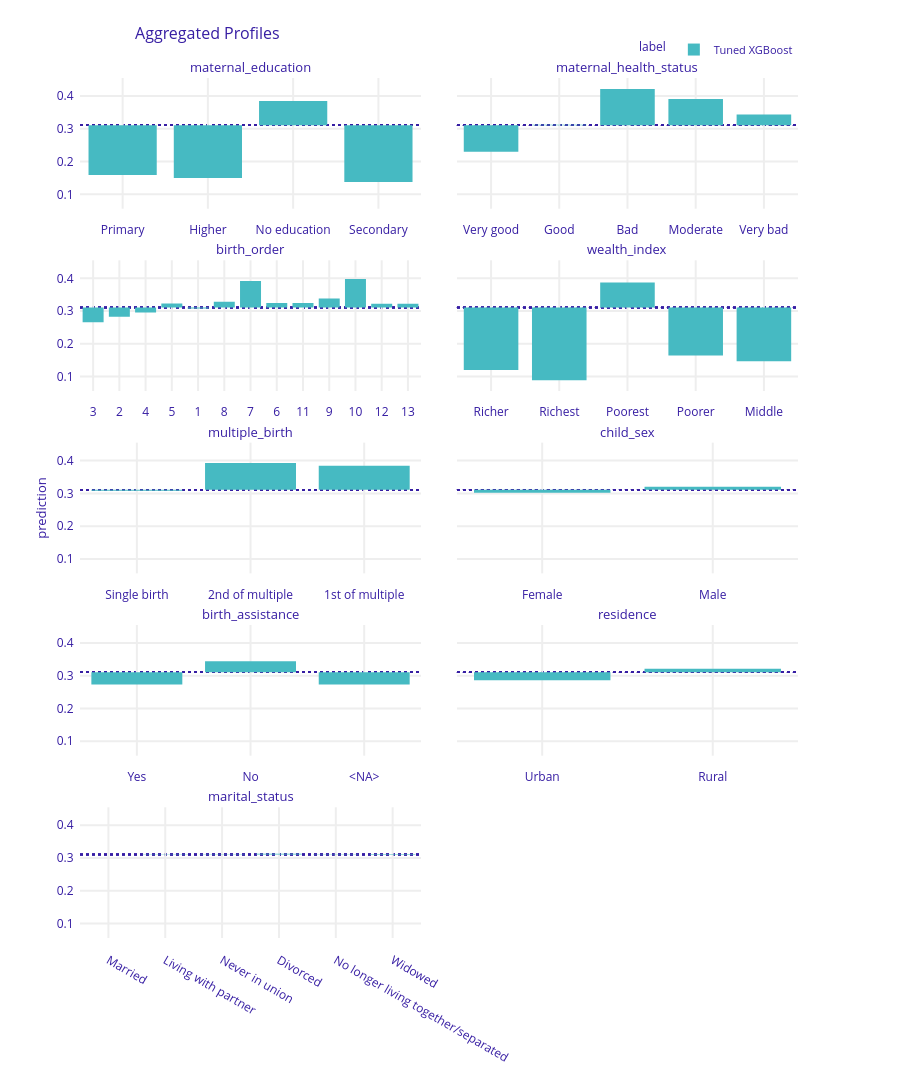

Notebook cell for this chart:
### Markdown cell above
## Partial Dependence Profiles: Categorical Variables

### Code cell
pdp_categorical = explainer.model_profile(
    type="partial",
    variables=categorical_vars,
    variable_type="categorical",
    N=500,
    random_state=RANDOM_STATE,
    verbose=False
)

pdp_categorical.plot()

### Figure 1 — Plotly figure (JSON) as saved in the notebook; plotly's stock layout.template omitted (floating-point values rounded to 4 significant figures)
{"data": [{"alignmentgroup": "True", "base": [0.3107, 0.3107, 0.3107, 0.3107], "customdata": [[0.1591, "Tuned XGBoost", "maternal_education"], [0.1498, "Tuned XGBoost", "maternal_education"], [0.3847, "Tuned XGBoost", "maternal_education"], [0.1376, "Tuned XGBoost", "maternal_education"]], "hovertemplate": "<b>%{hovertext}</b><br><br>mean_prediction=%{base:.3f}<br>prediction=%{customdata[0]:.3f}<extra></extra>", "hovertext": ["Tuned XGBoost", "Tuned XGBoost", "Tuned XGBoost", "Tuned XGBoost"], "legendgroup": "Tuned XGBoost", "marker": {"color": "#46bac2", "pattern": {"shape": ""}}, "name": "Tuned XGBoost", "offsetgroup": "Tuned XGBoost", "orientation": "v", "showlegend": true, "textposition": "auto", "type": "bar", "x": ["Primary", "Higher", "No education", "Secondary"], "xaxis": "x9", "y": [-0.1516, -0.161, 0.07397, -0.1732], "yaxis": "y9"}, {"alignmentgroup": "True", "base": [0.3107, 0.3107, 0.3107, 0.3107, 0.3107], "customdata": [[0.23, "Tuned XGBoost", "maternal_health_status"], [0.3125, "Tuned XGBoost", "maternal_health_status"], [0.4216, "Tuned XGBoost", "maternal_health_status"], [0.3904, "Tuned XGBoost", "maternal_health_status"], [0.3434, "Tuned XGBoost", "maternal_health_status"]], "hovertemplate": "<b>%{hovertext}</b><br><br>mean_prediction=%{base:.3f}<br>prediction=%{customdata[0]:.3f}<extra></extra>", "hovertext": ["Tuned XGBoost", "Tuned XGBoost", "Tuned XGBoost", "Tuned XGBoost", "Tuned XGBoost"], "legendgroup": "Tuned XGBoost", "marker": {"color": "#46bac2", "pattern": {"shape": ""}}, "name": "Tuned XGBoost", "offsetgroup": "Tuned XGBoost", "orientation": "v", "showlegend": false, "textposition": "auto", "type": "bar", "x": ["Very good", "Good", "Bad", "Moderate", "Very bad"], "xaxis": "x10", "y": [-0.08073, 0.001725, 0.1109, 0.07966, 0.03261], "yaxis": "y10"}, {"alignmentgroup": "True", "base": [0.3107, 0.3107, 0.3107, 0.3107, 0.3107, 0.3107, 0.3107, 0.3107, 0.3107, 0.3107, 0.3107, 0.3107, 0.3107], "customdata": [[0.2655, "Tuned XGBoost", "birth_order"], [0.2823, "Tuned XGBoost", "birth_order"], [0.2954, "Tuned XGBoost", "birth_order"], [0.3228, "Tuned XGBoost", "birth_order"], [0.3081, "Tuned XGBoost", "birth_order"], [0.3283, "Tuned XGBoost", "birth_order"], [0.392, "Tuned XGBoost", "birth_order"], [0.3243, "Tuned XGBoost", "birth_order"], [0.3245, "Tuned XGBoost", "birth_order"], [0.3382, "Tuned XGBoost", "birth_order"], [0.3977, "Tuned XGBoost", "birth_order"], [0.3226, "Tuned XGBoost", "birth_order"], [0.3226, "Tuned XGBoost", "birth_order"]], "hovertemplate": "<b>%{hovertext}</b><br><br>mean_prediction=%{base:.3f}<br>prediction=%{customdata[0]:.3f}<extra></extra>", "hovertext": ["Tuned XGBoost", "Tuned XGBoost", "Tuned XGBoost", "Tuned XGBoost", "Tuned XGBoost", "Tuned XGBoost", "Tuned XGBoost", "Tuned XGBoost", "Tuned XGBoost", "Tuned XGBoost", "Tuned XGBoost", "Tuned XGBoost", "Tuned XGBoost"], "legendgroup": "Tuned XGBoost", "marker": {"color": "#46bac2", "pattern": {"shape": ""}}, "name": "Tuned XGBoost", "offsetgroup": "Tuned XGBoost", "orientation": "v", "showlegend": false, "textposition": "auto", "type": "bar", "x": ["3", "2", "4", "5", "1", "8", "7", "6", "11", "9", "10", "12", "13"], "xaxis": "x7", "y": [-0.04523, -0.0284, -0.01535, 0.01206, -0.002646, 0.01755, 0.08128, 0.0136, 0.01373, 0.02744, 0.08691, 0.01185, 0.01185], "yaxis": "y7"}, {"alignmentgroup": "True", "base": [0.3107, 0.3107, 0.3107, 0.3107, 0.3107], "customdata": [[0.1201, "Tuned XGBoost", "wealth_index"], [0.08925, "Tuned XGBoost", "wealth_index"], [0.3875, "Tuned XGBoost", "wealth_index"], [0.1644, "Tuned XGBoost", "wealth_index"], [0.1468, "Tuned XGBoost", "wealth_index"]], "hovertemplate": "<b>%{hovertext}</b><br><br>mean_prediction=%{base:.3f}<br>prediction=%{customdata[0]:.3f}<extra></extra>", "hovertext": ["Tuned XGBoost", "Tuned XGBoost", "Tuned XGBoost", "Tuned XGBoost", "Tuned XGBoost"], "legendgroup": "Tuned XGBoost", "marker": {"color": "#46bac2", "pattern": {"shape": ""}}, "name": "Tuned XGBoost", "offsetgroup": "Tuned XGBoost", "orientation": "v", "showlegend": false, "textposition": "auto", "type": "bar", "x": ["Richer", "Richest", "Poorest", "Poorer", "Middle"], "xaxis": "x8", "y": [-0.1907, -0.2215, 0.07673, -0.1463, -0.164], "yaxis": "y8"}, {"alignmentgroup": "True", "base": [0.3107, 0.3107, 0.3107], "customdata": [[0.3077, "Tuned XGBoost", "multiple_birth"], [0.3924, "Tuned XGBoost", "multiple_birth"], [0.3844, "Tuned XGBoost", "multiple_birth"]], "hovertemplate": "<b>%{hovertext}</b><br><br>mean_prediction=%{base:.3f}<br>prediction=%{customdata[0]:.3f}<extra></extra>", "hovertext": ["Tuned XGBoost", "Tuned XGBoost", "Tuned XGBoost"], "legendgroup": "Tuned XGBoost", "marker": {"color": "#46bac2", "pattern": {"shape": ""}}, "name": "Tuned XGBoost", "offsetgroup": "Tuned XGBoost", "orientation": "v", "showlegend": false, "textposition": "auto", "type": "bar", "x": ["Single birth", "2nd of multiple", "1st of multiple"], "xaxis": "x5", "y": [-0.003006, 0.08168, 0.07367], "yaxis": "y5"}, {"alignmentgroup": "True", "base": [0.3107, 0.3107], "customdata": [[0.3018, "Tuned XGBoost", "child_sex"], [0.3203, "Tuned XGBoost", "child_sex"]], "hovertemplate": "<b>%{hovertext}</b><br><br>mean_prediction=%{base:.3f}<br>prediction=%{customdata[0]:.3f}<extra></extra>", "hovertext": ["Tuned XGBoost", "Tuned XGBoost"], "legendgroup": "Tuned XGBoost", "marker": {"color": "#46bac2", "pattern": {"shape": ""}}, "name": "Tuned XGBoost", "offsetgroup": "Tuned XGBoost", "orientation": "v", "showlegend": false, "textposition": "auto", "type": "bar", "x": ["Female", "Male"], "xaxis": "x6", "y": [-0.008958, 0.009546], "yaxis": "y6"}, {"alignmentgroup": "True", "base": [0.3107, 0.3107, 0.3107], "customdata": [[0.273, "Tuned XGBoost", "birth_assistance"], [0.3439, "Tuned XGBoost", "birth_assistance"], [0.273, "Tuned XGBoost", "birth_assistance"]], "hovertemplate": "<b>%{hovertext}</b><br><br>mean_prediction=%{base:.3f}<br>prediction=%{customdata[0]:.3f}<extra></extra>", "hovertext": ["Tuned XGBoost", "Tuned XGBoost", "Tuned XGBoost"], "legendgroup": "Tuned XGBoost", "marker": {"color": "#46bac2", "pattern": {"shape": ""}}, "name": "Tuned XGBoost", "offsetgroup": "Tuned XGBoost", "orientation": "v", "showlegend": false, "textposition": "auto", "type": "bar", "x": ["Yes", "No", "<NA>"], "xaxis": "x3", "y": [-0.0377, 0.03312, -0.0377], "yaxis": "y3"}, {"alignmentgroup": "True", "base": [0.3107, 0.3107], "customdata": [[0.2858, "Tuned XGBoost", "residence"], [0.321, "Tuned XGBoost", "residence"]], "hovertemplate": "<b>%{hovertext}</b><br><br>mean_prediction=%{base:.3f}<br>prediction=%{customdata[0]:.3f}<extra></extra>", "hovertext": ["Tuned XGBoost", "Tuned XGBoost"], "legendgroup": "Tuned XGBoost", "marker": {"color": "#46bac2", "pattern": {"shape": ""}}, "name": "Tuned XGBoost", "offsetgroup": "Tuned XGBoost", "orientation": "v", "showlegend": false, "textposition": "auto", "type": "bar", "x": ["Urban", "Rural"], "xaxis": "x4", "y": [-0.02493, 0.01021], "yaxis": "y4"}, {"alignmentgroup": "True", "base": [0.3107, 0.3107, 0.3107, 0.3107, 0.3107, 0.3107], "customdata": [[0.3106, "Tuned XGBoost", "marital_status"], [0.3114, "Tuned XGBoost", "marital_status"], [0.3114, "Tuned XGBoost", "marital_status"], [0.3128, "Tuned XGBoost", "marital_status"], [0.3114, "Tuned XGBoost", "marital_status"], [0.312, "Tuned XGBoost", "marital_status"]], "hovertemplate": "<b>%{hovertext}</b><br><br>mean_prediction=%{base:.3f}<br>prediction=%{customdata[0]:.3f}<extra></extra>", "hovertext": ["Tuned XGBoost", "Tuned XGBoost", "Tuned XGBoost", "Tuned XGBoost", "Tuned XGBoost", "Tuned XGBoost"], "legendgroup": "Tuned XGBoost", "marker": {"color": "#46bac2", "pattern": {"shape": ""}}, "name": "Tuned XGBoost", "offsetgroup": "Tuned XGBoost", "orientation": "v", "showlegend": false, "textposition": "auto", "type": "bar", "x": ["Married", "Living with partner", "Never in union", "Divorced", "No longer living together/separated", "Widowed"], "xaxis": "x", "y": [-0.0001765, 0.0006296, 0.0006296, 0.002046, 0.0006296, 0.001223], "yaxis": "y"}], "layout": {"annotations": [{"font": {"size": 13}, "showarrow": false, "text": "marital_status", "x": 0.2375, "xanchor": "center", "xref": "paper", "y": 0.152, "yanchor": "bottom", "yref": "paper"}, {"font": {"size": 13}, "showarrow": false, "text": "birth_assistance", "x": 0.2375, "xanchor": "center", "xref": "paper", "y": 0.364, "yanchor": "bottom", "yref": "paper"}, {"font": {"size": 13}, "showarrow": false, "text": "residence", "x": 0.7625, "xanchor": "center", "xref": "paper", "y": 0.364, "yanchor": "bottom", "yref": "paper"}, {"font": {"size": 13}, "showarrow": false, "text": "multiple_birth", "x": 0.2375, "xanchor": "center", "xref": "paper", "y": 0.576, "yanchor": "bottom", "yref": "paper"}, {"font": {"size": 13}, "showarrow": false, "text": "child_sex", "x": 0.7625, "xanchor": "center", "xref": "paper", "y": 0.576, "yanchor": "bottom", "yref": "paper"}, {"font": {"size": 13}, "showarrow": false, "text": "birth_order", "x": 0.2375, "xanchor": "center", "xref": "paper", "y": 0.788, "yanchor": "bottom", "yref": "paper"}, {"font": {"size": 13}, "showarrow": false, "text": "wealth_index", "x": 0.7625, "xanchor": "center", "xref": "paper", "y": 0.788, "yanchor": "bottom", "yref": "paper"}, {"font": {"size": 13}, "showarrow": false, "text": "maternal_education", "x": 0.2375, "xanchor": "center", "xref": "paper", "y": 1, "yanchor": "bottom", "yref": "paper"}, {"font": {"size": 13}, "showarrow": false, "text": "maternal_health_status", "x": 0.7625, "xanchor": "center", "xref": "paper", "y": 1, "yanchor": "bottom", "yref": "paper"}, {"font": {"size": 13}, "showarrow": false, "text": "prediction", "textangle": -90, "x": -0.07, "xref": "paper", "y": 0.5, "yref": "paper"}], "barmode": "group", "font": {"color": "#371ea3"}, "height": 1849, "hovermode": "x unified", "legend": {"font": {"size": 11}, "itemsizing": "constant", "orientation": "h", "title": {"font": {"size": 12}, "text": "label"}, "tracegroupgap": 0, "x": 1, "xanchor": "right", "y": 1.016, "yanchor": "bottom"}, "margin": {"b": 71, "r": 30, "t": 78}, "shapes": [{"layer": "below", "line": {"color": "#371ea3", "dash": "dot", "width": 1.5}, "type": "line", "x0": 0, "x1": 1, "xref": "x domain", "y0": 0.3107, "y1": 0.3107, "yref": "y"}, {"layer": "below", "line": {"color": "#371ea3", "dash": "dot", "width": 1.5}, "type": "line", "x0": 0, "x1": 1, "xref": "x3 domain", "y0": 0.3107, "y1": 0.3107, "yref": "y3"}, {"layer": "below", "line": {"color": "#371ea3", "dash": "dot", "width": 1.5}, "type": "line", "x0": 0, "x1": 1, "xref": "x4 domain", "y0": 0.3107, "y1": 0.3107, "yref": "y4"}, {"layer": "below", "line": {"color": "#371ea3", "dash": "dot", "width": 1.5}, "type": "line", "x0": 0, "x1": 1, "xref": "x5 domain", "y0": 0.3107, "y1": 0.3107, "yref": "y5"}, {"layer": "below", "line": {"color": "#371ea3", "dash": "dot", "width": 1.5}, "type": "line", "x0": 0, "x1": 1, "xref": "x6 domain", "y0": 0.3107, "y1": 0.3107, "yref": "y6"}, {"layer": "below", "line": {"color": "#371ea3", "dash": "dot", "width": 1.5}, "type": "line", "x0": 0, "x1": 1, "xref": "x7 domain", "y0": 0.3107, "y1": 0.3107, "yref": "y7"}, {"layer": "below", "line": {"color": "#371ea3", "dash": "dot", "width": 1.5}, "type": "line", "x0": 0, "x1": 1, "xref": "x8 domain", "y0": 0.3107, "y1": 0.3107, "yref": "y8"}, {"layer": "below", "line": {"color": "#371ea3", "dash": "dot", "width": 1.5}, "type": "line", "x0": 0, "x1": 1, "xref": "x9 domain", "y0": 0.3107, "y1": 0.3107, "yref": "y9"}, {"layer": "below", "line": {"color": "#371ea3", "dash": "dot", "width": 1.5}, "type": "line", "x0": 0, "x1": 1, "xref": "x10 domain", "y0": 0.3107, "y1": 0.3107, "yref": "y10"}, {"layer": "below", "line": {"color": "#371ea3", "dash": "dot", "width": 1.5}, "type": "line", "x0": 0, "x1": 1, "xref": "x domain", "y0": 0.3107, "y1": 0.3107, "yref": "y"}, {"layer": "below", "line": {"color": "#371ea3", "dash": "dot", "width": 1.5}, "type": "line", "x0": 0, "x1": 1, "xref": "x3 domain", "y0": 0.3107, "y1": 0.3107, "yref": "y3"}, {"layer": "below", "line": {"color": "#371ea3", "dash": "dot", "width": 1.5}, "type": "line", "x0": 0, "x1": 1, "xref": "x4 domain", "y0": 0.3107, "y1": 0.3107, "yref": "y4"}, {"layer": "below", "line": {"color": "#371ea3", "dash": "dot", "width": 1.5}, "type": "line", "x0": 0, "x1": 1, "xref": "x5 domain", "y0": 0.3107, "y1": 0.3107, "yref": "y5"}, {"layer": "below", "line": {"color": "#371ea3", "dash": "dot", "width": 1.5}, "type": "line", "x0": 0, "x1": 1, "xref": "x6 domain", "y0": 0.3107, "y1": 0.3107, "yref": "y6"}, {"layer": "below", "line": {"color": "#371ea3", "dash": "dot", "width": 1.5}, "type": "line", "x0": 0, "x1": 1, "xref": "x7 domain", "y0": 0.3107, "y1": 0.3107, "yref": "y7"}, {"layer": "below", "line": {"color": "#371ea3", "dash": "dot", "width": 1.5}, "type": "line", "x0": 0, "x1": 1, "xref": "x8 domain", "y0": 0.3107, "y1": 0.3107, "yref": "y8"}, {"layer": "below", "line": {"color": "#371ea3", "dash": "dot", "width": 1.5}, "type": "line", "x0": 0, "x1": 1, "xref": "x9 domain", "y0": 0.3107, "y1": 0.3107, "yref": "y9"}, {"layer": "below", "line": {"color": "#371ea3", "dash": "dot", "width": 1.5}, "type": "line", "x0": 0, "x1": 1, "xref": "x10 domain", "y0": 0.3107, "y1": 0.3107, "yref": "y10"}, {"layer": "below", "line": {"color": "#371ea3", "dash": "dot", "width": 1.5}, "type": "line", "x0": 0, "x1": 1, "xref": "x domain", "y0": 0.3107, "y1": 0.3107, "yref": "y"}, {"layer": "below", "line": {"color": "#371ea3", "dash": "dot", "width": 1.5}, "type": "line", "x0": 0, "x1": 1, "xref": "x3 domain", "y0": 0.3107, "y1": 0.3107, "yref": "y3"}, {"layer": "below", "line": {"color": "#371ea3", "dash": "dot", "width": 1.5}, "type": "line", "x0": 0, "x1": 1, "xref": "x4 domain", "y0": 0.3107, "y1": 0.3107, "yref": "y4"}, {"layer": "below", "line": {"color": "#371ea3", "dash": "dot", "width": 1.5}, "type": "line", "x0": 0, "x1": 1, "xref": "x5 domain", "y0": 0.3107, "y1": 0.3107, "yref": "y5"}, {"layer": "below", "line": {"color": "#371ea3", "dash": "dot", "width": 1.5}, "type": "line", "x0": 0, "x1": 1, "xref": "x6 domain", "y0": 0.3107, "y1": 0.3107, "yref": "y6"}, {"layer": "below", "line": {"color": "#371ea3", "dash": "dot", "width": 1.5}, "type": "line", "x0": 0, "x1": 1, "xref": "x7 domain", "y0": 0.3107, "y1": 0.3107, "yref": "y7"}, {"layer": "below", "line": {"color": "#371ea3", "dash": "dot", "width": 1.5}, "type": "line", "x0": 0, "x1": 1, "xref": "x8 domain", "y0": 0.3107, "y1": 0.3107, "yref": "y8"}, {"layer": "below", "line": {"color": "#371ea3", "dash": "dot", "width": 1.5}, "type": "line", "x0": 0, "x1": 1, "xref": "x9 domain", "y0": 0.3107, "y1": 0.3107, "yref": "y9"}, {"layer": "below", "line": {"color": "#371ea3", "dash": "dot", "width": 1.5}, "type": "line", "x0": 0, "x1": 1, "xref": "x10 domain", "y0": 0.3107, "y1": 0.3107, "yref": "y10"}, {"layer": "below", "line": {"color": "#371ea3", "dash": "dot", "width": 1.5}, "type": "line", "x0": 0, "x1": 1, "xref": "x domain", "y0": 0.3107, "y1": 0.3107, "yref": "y"}, {"layer": "below", "line": {"color": "#371ea3", "dash": "dot", "width": 1.5}, "type": "line", "x0": 0, "x1": 1, "xref": "x3 domain", "y0": 0.3107, "y1": 0.3107, "yref": "y3"}, {"layer": "below", "line": {"color": "#371ea3", "dash": "dot", "width": 1.5}, "type": "line", "x0": 0, "x1": 1, "xref": "x4 domain", "y0": 0.3107, "y1": 0.3107, "yref": "y4"}, {"layer": "below", "line": {"color": "#371ea3", "dash": "dot", "width": 1.5}, "type": "line", "x0": 0, "x1": 1, "xref": "x5 domain", "y0": 0.3107, "y1": 0.3107, "yref": "y5"}, {"layer": "below", "line": {"color": "#371ea3", "dash": "dot", "width": 1.5}, "type": "line", "x0": 0, "x1": 1, "xref": "x6 domain", "y0": 0.3107, "y1": 0.3107, "yref": "y6"}, {"layer": "below", "line": {"color": "#371ea3", "dash": "dot", "width": 1.5}, "type": "line", "x0": 0, "x1": 1, "xref": "x7 domain", "y0": 0.3107, "y1": 0.3107, "yref": "y7"}, {"layer": "below", "line": {"color": "#371ea3", "dash": "dot", "width": 1.5}, "type": "line", "x0": 0, "x1": 1, "xref": "x8 domain", "y0": 0.3107, "y1": 0.3107, "yref": "y8"}, {"layer": "below", "line": {"color": "#371ea3", "dash": "dot", "width": 1.5}, "type": "line", "x0": 0, "x1": 1, "xref": "x9 domain", "y0": 0.3107, "y1": 0.3107, "yref": "y9"}, {"layer": "below", "line": {"color": "#371ea3", "dash": "dot", "width": 1.5}, "type": "line", "x0": 0, "x1": 1, "xref": "x10 domain", "y0": 0.3107, "y1": 0.3107, "yref": "y10"}, {"layer": "below", "line": {"color": "#371ea3", "dash": "dot", "width": 1.5}, "type": "line", "x0": 0, "x1": 1, "xref": "x domain", "y0": 0.3107, "y1": 0.3107, "yref": "y"}, {"layer": "below", "line": {"color": "#371ea3", "dash": "dot", "width": 1.5}, "type": "line", "x0": 0, "x1": 1, "xref": "x3 domain", "y0": 0.3107, "y1": 0.3107, "yref": "y3"}, {"layer": "below", "line": {"color": "#371ea3", "dash": "dot", "width": 1.5}, "type": "line", "x0": 0, "x1": 1, "xref": "x4 domain", "y0": 0.3107, "y1": 0.3107, "yref": "y4"}, {"layer": "below", "line": {"color": "#371ea3", "dash": "dot", "width": 1.5}, "type": "line", "x0": 0, "x1": 1, "xref": "x5 domain", "y0": 0.3107, "y1": 0.3107, "yref": "y5"}, {"layer": "below", "line": {"color": "#371ea3", "dash": "dot", "width": 1.5}, "type": "line", "x0": 0, "x1": 1, "xref": "x6 domain", "y0": 0.3107, "y1": 0.3107, "yref": "y6"}, {"layer": "below", "line": {"color": "#371ea3", "dash": "dot", "width": 1.5}, "type": "line", "x0": 0, "x1": 1, "xref": "x7 domain", "y0": 0.3107, "y1": 0.3107, "yref": "y7"}, {"layer": "below", "line": {"color": "#371ea3", "dash": "dot", "width": 1.5}, "type": "line", "x0": 0, "x1": 1, "xref": "x8 domain", "y0": 0.3107, "y1": 0.3107, "yref": "y8"}, {"layer": "below", "line": {"color": "#371ea3", "dash": "dot", "width": 1.5}, "type": "line", "x0": 0, "x1": 1, "xref": "x9 domain", "y0": 0.3107, "y1": 0.3107, "yref": "y9"}, {"layer": "below", "line": {"color": "#371ea3", "dash": "dot", "width": 1.5}, "type": "line", "x0": 0, "x1": 1, "xref": "x10 domain", "y0": 0.3107, "y1": 0.3107, "yref": "y10"}, {"layer": "below", "line": {"color": "#371ea3", "dash": "dot", "width": 1.5}, "type": "line", "x0": 0, "x1": 1, "xref": "x domain", "y0": 0.3107, "y1": 0.3107, "yref": "y"}, {"layer": "below", "line": {"color": "#371ea3", "dash": "dot", "width": 1.5}, "type": "line", "x0": 0, "x1": 1, "xref": "x3 domain", "y0": 0.3107, "y1": 0.3107, "yref": "y3"}, {"layer": "below", "line": {"color": "#371ea3", "dash": "dot", "width": 1.5}, "type": "line", "x0": 0, "x1": 1, "xref": "x4 domain", "y0": 0.3107, "y1": 0.3107, "yref": "y4"}, {"layer": "below", "line": {"color": "#371ea3", "dash": "dot", "width": 1.5}, "type": "line", "x0": 0, "x1": 1, "xref": "x5 domain", "y0": 0.3107, "y1": 0.3107, "yref": "y5"}, {"layer": "below", "line": {"color": "#371ea3", "dash": "dot", "width": 1.5}, "type": "line", "x0": 0, "x1": 1, "xref": "x6 domain", "y0": 0.3107, "y1": 0.3107, "yref": "y6"}, {"layer": "below", "line": {"color": "#371ea3", "dash": "dot", "width": 1.5}, "type": "line", "x0": 0, "x1": 1, "xref": "x7 domain", "y0": 0.3107, "y1": 0.3107, "yref": "y7"}, {"layer": "below", "line": {"color": "#371ea3", "dash": "dot", "width": 1.5}, "type": "line", "x0": 0, "x1": 1, "xref": "x8 domain", "y0": 0.3107, "y1": 0.3107, "yref": "y8"}, {"layer": "below", "line": {"color": "#371ea3", "dash": "dot", "width": 1.5}, "type": "line", "x0": 0, "x1": 1, "xref": "x9 domain", "y0": 0.3107, "y1": 0.3107, "yref": "y9"}, {"layer": "below", "line": {"color": "#371ea3", "dash": "dot", "width": 1.5}, "type": "line", "x0": 0, "x1": 1, "xref": "x10 domain", "y0": 0.3107, "y1": 0.3107, "yref": "y10"}, {"layer": "below", "line": {"color": "#371ea3", "dash": "dot", "width": 1.5}, "type": "line", "x0": 0, "x1": 1, "xref": "x domain", "y0": 0.3107, "y1": 0.3107, "yref": "y"}, {"layer": "below", "line": {"color": "#371ea3", "dash": "dot", "width": 1.5}, "type": "line", "x0": 0, "x1": 1, "xref": "x3 domain", "y0": 0.3107, "y1": 0.3107, "yref": "y3"}, {"layer": "below", "line": {"color": "#371ea3", "dash": "dot", "width": 1.5}, "type": "line", "x0": 0, "x1": 1, "xref": "x4 domain", "y0": 0.3107, "y1": 0.3107, "yref": "y4"}, {"layer": "below", "line": {"color": "#371ea3", "dash": "dot", "width": 1.5}, "type": "line", "x0": 0, "x1": 1, "xref": "x5 domain", "y0": 0.3107, "y1": 0.3107, "yref": "y5"}, {"layer": "below", "line": {"color": "#371ea3", "dash": "dot", "width": 1.5}, "type": "line", "x0": 0, "x1": 1, "xref": "x6 domain", "y0": 0.3107, "y1": 0.3107, "yref": "y6"}, {"layer": "below", "line": {"color": "#371ea3", "dash": "dot", "width": 1.5}, "type": "line", "x0": 0, "x1": 1, "xref": "x7 domain", "y0": 0.3107, "y1": 0.3107, "yref": "y7"}, {"layer": "below", "line": {"color": "#371ea3", "dash": "dot", "width": 1.5}, "type": "line", "x0": 0, "x1": 1, "xref": "x8 domain", "y0": 0.3107, "y1": 0.3107, "yref": "y8"}, {"layer": "below", "line": {"color": "#371ea3", "dash": "dot", "width": 1.5}, "type": "line", "x0": 0, "x1": 1, "xref": "x9 domain", "y0": 0.3107, "y1": 0.3107, "yref": "y9"}, {"layer": "below", "line": {"color": "#371ea3", "dash": "dot", "width": 1.5}, "type": "line", "x0": 0, "x1": 1, "xref": "x10 domain", "y0": 0.3107, "y1": 0.3107, "yref": "y10"}, {"layer": "below", "line": {"color": "#371ea3", "dash": "dot", "width": 1.5}, "type": "line", "x0": 0, "x1": 1, "xref": "x domain", "y0": 0.3107, "y1": 0.3107, "yref": "y"}, {"layer": "below", "line": {"color": "#371ea3", "dash": "dot", "width": 1.5}, "type": "line", "x0": 0, "x1": 1, "xref": "x3 domain", "y0": 0.3107, "y1": 0.3107, "yref": "y3"}, {"layer": "below", "line": {"color": "#371ea3", "dash": "dot", "width": 1.5}, "type": "line", "x0": 0, "x1": 1, "xref": "x4 domain", "y0": 0.3107, "y1": 0.3107, "yref": "y4"}, {"layer": "below", "line": {"color": "#371ea3", "dash": "dot", "width": 1.5}, "type": "line", "x0": 0, "x1": 1, "xref": "x5 domain", "y0": 0.3107, "y1": 0.3107, "yref": "y5"}, {"layer": "below", "line": {"color": "#371ea3", "dash": "dot", "width": 1.5}, "type": "line", "x0": 0, "x1": 1, "xref": "x6 domain", "y0": 0.3107, "y1": 0.3107, "yref": "y6"}, {"layer": "below", "line": {"color": "#371ea3", "dash": "dot", "width": 1.5}, "type": "line", "x0": 0, "x1": 1, "xref": "x7 domain", "y0": 0.3107, "y1": 0.3107, "yref": "y7"}, {"layer": "below", "line": {"color": "#371ea3", "dash": "dot", "width": 1.5}, "type": "line", "x0": 0, "x1": 1, "xref": "x8 domain", "y0": 0.3107, "y1": 0.3107, "yref": "y8"}, {"layer": "below", "line": {"color": "#371ea3", "dash": "dot", "width": 1.5}, "type": "line", "x0": 0, "x1": 1, "xref": "x9 domain", "y0": 0.3107, "y1": 0.3107, "yref": "y9"}, {"layer": "below", "line": {"color": "#371ea3", "dash": "dot", "width": 1.5}, "type": "line", "x0": 0, "x1": 1, "xref": "x10 domain", "y0": 0.3107, "y1": 0.3107, "yref": "y10"}, {"layer": "below", "line": {"color": "#371ea3", "dash": "dot", "width": 1.5}, "type": "line", "x0": 0, "x1": 1, "xref": "x domain", "y0": 0.3107, "y1": 0.3107, "yref": "y"}, {"layer": "below", "line": {"color": "#371ea3", "dash": "dot", "width": 1.5}, "type": "line", "x0": 0, "x1": 1, "xref": "x3 domain", "y0": 0.3107, "y1": 0.3107, "yref": "y3"}, {"layer": "below", "line": {"color": "#371ea3", "dash": "dot", "width": 1.5}, "type": "line", "x0": 0, "x1": 1, "xref": "x4 domain", "y0": 0.3107, "y1": 0.3107, "yref": "y4"}, {"layer": "below", "line": {"color": "#371ea3", "dash": "dot", "width": 1.5}, "type": "line", "x0": 0, "x1": 1, "xref": "x5 domain", "y0": 0.3107, "y1": 0.3107, "yref": "y5"}, {"layer": "below", "line": {"color": "#371ea3", "dash": "dot", "width": 1.5}, "type": "line", "x0": 0, "x1": 1, "xref": "x6 domain", "y0": 0.3107, "y1": 0.3107, "yref": "y6"}, {"layer": "below", "line": {"color": "#371ea3", "dash": "dot", "width": 1.5}, "type": "line", "x0": 0, "x1": 1, "xref": "x7 domain", "y0": 0.3107, "y1": 0.3107, "yref": "y7"}, {"layer": "below", "line": {"color": "#371ea3", "dash": "dot", "width": 1.5}, "type": "line", "x0": 0, "x1": 1, "xref": "x8 domain", "y0": 0.3107, "y1": 0.3107, "yref": "y8"}, {"layer": "below", "line": {"color": "#371ea3", "dash": "dot", "width": 1.5}, "type": "line", "x0": 0, "x1": 1, "xref": "x9 domain", "y0": 0.3107, "y1": 0.3107, "yref": "y9"}, {"layer": "below", "line": {"color": "#371ea3", "dash": "dot", "width": 1.5}, "type": "line", "x0": 0, "x1": 1, "xref": "x10 domain", "y0": 0.3107, "y1": 0.3107, "yref": "y10"}], "title": {"font": {"size": 16}, "text": "Aggregated Profiles", "x": 0.15}, "xaxis": {"anchor": "y", "automargin": true, "autorange": true, "domain": [0, 0.475], "fixedrange": true, "gridwidth": 2, "range": [-0.5, 5.5], "showticklabels": true, "tickcolor": "white", "ticklen": 10, "ticks": "outside", "title": {"text": ""}, "type": "category"}, "xaxis10": {"anchor": "y10", "automargin": true, "autorange": true, "domain": [0.525, 1], "fixedrange": true, "gridwidth": 2, "range": [-0.5, 4.5], "showticklabels": true, "tickcolor": "white", "ticklen": 10, "ticks": "outside", "title": {"text": ""}, "type": "category"}, "xaxis2": {"anchor": "y2", "automargin": true, "domain": [0.525, 1], "fixedrange": true, "gridwidth": 2, "showticklabels": true, "tickcolor": "white", "ticklen": 10, "ticks": "outside", "title": {"text": ""}, "type": "category"}, "xaxis3": {"anchor": "y3", "automargin": true, "autorange": true, "domain": [0, 0.475], "fixedrange": true, "gridwidth": 2, "range": [-0.5, 2.5], "showticklabels": true, "tickcolor": "white", "ticklen": 10, "ticks": "outside", "title": {"text": ""}, "type": "category"}, "xaxis4": {"anchor": "y4", "automargin": true, "autorange": true, "domain": [0.525, 1], "fixedrange": true, "gridwidth": 2, "range": [-0.5, 1.5], "showticklabels": true, "tickcolor": "white", "ticklen": 10, "ticks": "outside", "title": {"text": ""}, "type": "category"}, "xaxis5": {"anchor": "y5", "automargin": true, "autorange": true, "domain": [0, 0.475], "fixedrange": true, "gridwidth": 2, "range": [-0.5, 2.5], "showticklabels": true, "tickcolor": "white", "ticklen": 10, "ticks": "outside", "title": {"text": ""}, "type": "category"}, "xaxis6": {"anchor": "y6", "automargin": true, "autorange": true, "domain": [0.525, 1], "fixedrange": true, "gridwidth": 2, "range": [-0.5, 1.5], "showticklabels": true, "tickcolor": "white", "ticklen": 10, "ticks": "outside", "title": {"text": ""}, "type": "category"}, "xaxis7": {"anchor": "y7", "automargin": true, "autorange": true, "domain": [0, 0.475], "fixedrange": true, "gridwidth": 2, "range": [-0.5, 12.5], "showticklabels": true, "tickcolor": "white", "ticklen": 10, "ticks": "outside", "title": {"text": ""}, "type": "category"}, "xaxis8": {"anchor": "y8", "automargin": true, "autorange": true, "domain": [0.525, 1], "fixedrange": true, "gridwidth": 2, "range": [-0.5, 4.5], "showticklabels": true, "tickcolor": "white", "ticklen": 10, "ticks": "outside", "title": {"text": ""}, "type": "category"}, "xaxis9": {"anchor": "y9", "automargin": true, "autorange": true, "domain": [0, 0.475], "fixedrange": true, "gridwidth": 2, "range": [-0.5, 3.5], "showticklabels": true, "tickcolor": "white", "ticklen": 10, "ticks": "outside", "title": {"text": ""}, "type": "category"}, "yaxis": {"anchor": "x", "automargin": true, "domain": [0, 0.152], "fixedrange": true, "gridwidth": 2, "range": [0.05601, 0.4549], "tickcolor": "white", "ticklen": 3, "ticks": "outside", "title": {"text": ""}, "type": "linear", "zeroline": false}, "yaxis10": {"anchor": "x10", "automargin": true, "domain": [0.848, 1], "fixedrange": true, "gridwidth": 2, "matches": "y", "showticklabels": false, "tickcolor": "white", "ticklen": 3, "ticks": "outside", "title": {"text": ""}, "type": "linear", "zeroline": false}, "yaxis2": {"anchor": "x2", "automargin": true, "domain": [0, 0.152], "fixedrange": true, "gridwidth": 2, "matches": "y", "showticklabels": false, "tickcolor": "white", "ticklen": 3, "ticks": "outside", "title": {"text": ""}, "type": "linear", "zeroline": false}, "yaxis3": {"anchor": "x3", "automargin": true, "domain": [0.212, 0.364], "fixedrange": true, "gridwidth": 2, "matches": "y", "range": [0.05601, 0.4549], "tickcolor": "white", "ticklen": 3, "ticks": "outside", "title": {"text": ""}, "type": "linear", "zeroline": false}, "yaxis4": {"anchor": "x4", "automargin": true, "domain": [0.212, 0.364], "fixedrange": true, "gridwidth": 2, "matches": "y", "showticklabels": false, "tickcolor": "white", "ticklen": 3, "ticks": "outside", "title": {"text": ""}, "type": "linear", "zeroline": false}, "yaxis5": {"anchor": "x5", "automargin": true, "domain": [0.424, 0.576], "fixedrange": true, "gridwidth": 2, "matches": "y", "range": [0.05601, 0.4549], "tickcolor": "white", "ticklen": 3, "ticks": "outside", "title": {"text": ""}, "type": "linear", "zeroline": false}, "yaxis6": {"anchor": "x6", "automargin": true, "domain": [0.424, 0.576], "fixedrange": true, "gridwidth": 2, "matches": "y", "showticklabels": false, "tickcolor": "white", "ticklen": 3, "ticks": "outside", "title": {"text": ""}, "type": "linear", "zeroline": false}, "yaxis7": {"anchor": "x7", "automargin": true, "domain": [0.636, 0.788], "fixedrange": true, "gridwidth": 2, "matches": "y", "range": [0.05601, 0.4549], "tickcolor": "white", "ticklen": 3, "ticks": "outside", "title": {"text": ""}, "type": "linear", "zeroline": false}, "yaxis8": {"anchor": "x8", "automargin": true, "domain": [0.636, 0.788], "fixedrange": true, "gridwidth": 2, "matches": "y", "showticklabels": false, "tickcolor": "white", "ticklen": 3, "ticks": "outside", "title": {"text": ""}, "type": "linear", "zeroline": false}, "yaxis9": {"anchor": "x9", "automargin": true, "domain": [0.848, 1], "fixedrange": true, "gridwidth": 2, "matches": "y", "range": [0.05601, 0.4549], "tickcolor": "white", "ticklen": 3, "ticks": "outside", "title": {"text": ""}, "type": "linear", "zeroline": false}}}
